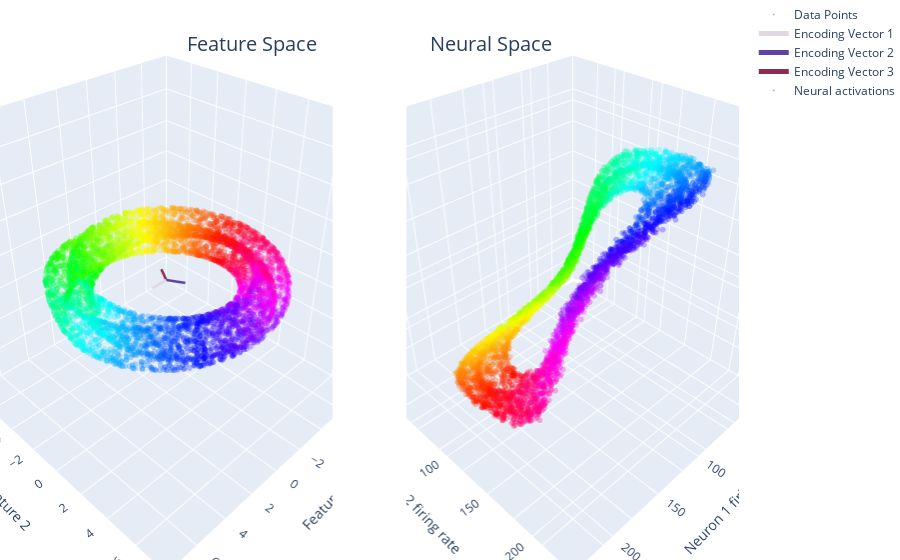

Notebook code for this chart:
### Code cell
range_ax = 8
pt_size = 2
opacity = 0.3

plot_feature_neural_spaces(task_points, noisy_points, range_ax, pt_size, opacity)

### Figure 1 — Plotly figure (JSON) as saved in the notebook; plotly's stock layout.template omitted (floating-point values rounded to 4 significant figures; data arrays with more than 128 entries replaced by an {"elided": "..."} marker saying what was removed)
{"data": [{"marker": {"color": {"elided": "5000x4 float values"}, "opacity": 0.3, "size": 2}, "mode": "markers", "name": "Data Points", "scene": "scene", "type": "scatter3d", "x": {"elided": "5000 float values"}, "y": {"elided": "5000 float values"}, "z": {"elided": "5000 float values"}}, {"line": {"color": "rgb(225, 216, 226)", "width": 5}, "mode": "lines", "name": "Encoding Vector 1", "scene": "scene", "type": "scatter3d", "x": [0, 1], "y": [0, 0], "z": [0, 0]}, {"line": {"color": "rgb(93, 67, 164)", "width": 5}, "mode": "lines", "name": "Encoding Vector 2", "scene": "scene", "type": "scatter3d", "x": [0, -0.5], "y": [0, 0.866], "z": [0, 0]}, {"line": {"color": "rgb(141, 44, 80)", "width": 5}, "mode": "lines", "name": "Encoding Vector 3", "scene": "scene", "type": "scatter3d", "x": [0, -0.5], "y": [0, -0.866], "z": [0, 0]}, {"colorscale": [[0, "rgb(141, 44, 80)"], [1, "rgb(141, 44, 80)"]], "scene": "scene", "showscale": false, "sizemode": "absolute", "sizeref": 0.1, "type": "cone", "u": [-0.05], "v": [-0.0866], "w": [0], "x": [-0.5], "y": [-0.866], "z": [0]}, {"marker": {"color": {"elided": "5000x4 float values"}, "opacity": 0.3, "size": 2}, "mode": "markers", "name": "Neural activations", "scene": "scene2", "type": "scatter3d", "x": {"elided": "5000 float values"}, "y": {"elided": "5000 float values"}, "z": {"elided": "5000 float values"}}], "layout": {"annotations": [{"font": {"size": 20}, "showarrow": false, "text": "Feature Space", "x": 0.25, "xref": "paper", "y": 0.95, "yref": "paper"}, {"font": {"size": 20}, "showarrow": false, "text": "Neural Space", "x": 0.75, "xref": "paper", "y": 0.95, "yref": "paper"}], "margin": {"b": 0, "l": 0, "r": 0, "t": 0}, "scene": {"aspectmode": "cube", "domain": {"x": [0, 0.45], "y": [0, 1]}, "xaxis": {"range": [-8, 8], "title": {"text": "Feature 1"}}, "yaxis": {"range": [-8, 8], "title": {"text": "Feature 2"}}, "zaxis": {"range": [-8, 8], "title": {"text": ""}}}, "scene2": {"aspectmode": "cube", "domain": {"x": [0.55, 1], "y": [0, 1]}, "xaxis": {"range": [0, 240], "title": {"text": "Neuron 1 firing rate"}}, "yaxis": {"range": [0, 240], "title": {"text": "Neuron 2 firing rate"}}, "zaxis": {"range": [0, 240], "title": {"text": "Neuron 3 firing rate"}}}, "title": {"text": ""}}}
